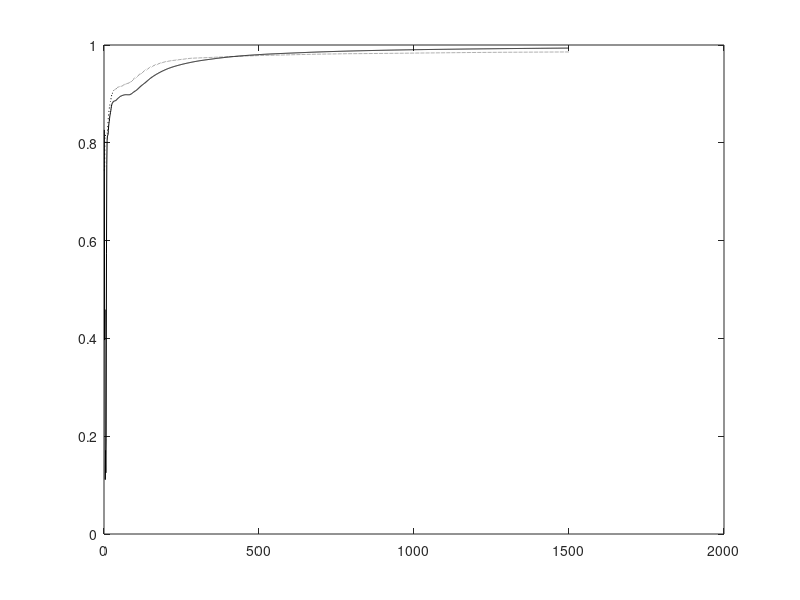

Here is the MATLAB script that generated this plot: (Note: this script raises an error after producing the figure.)
% IT - Comparison of Adaptive GEVD Homogeneous, Deflated, Weighted

function GEVDIT;

clear all; 
close all; 

% Number of samples N and dimension D
nSamples = 500;
nDim = 10;
nEA = 4;
nEpochs = 3;
randn('state',0);

% Generate the covX random matrices
covX = 3*...
[ 0.4270   0.0110  -0.0050  -0.0250   0.0890  -0.0790  -0.0190   0.0740   0.0890   0.0050 ; ...
  0.0110   5.6900  -0.0690  -0.2820  -0.7310   0.0900  -0.1240   0.1000   0.4320  -0.1030 ; ...
 -0.0050  -0.0690   0.0800   0.0980   0.0450  -0.0410   0.0230   0.0220  -0.0350   0.0120 ; ...
 -0.0250  -0.2820   0.0980   2.8000  -0.1070   0.1500  -0.1930   0.0950  -0.2260   0.0460 ; ...
  0.0890  -0.7310   0.0450  -0.1070   3.4400   0.2530   0.2510   0.3160   0.0390  -0.0100 ; ...
 -0.0790   0.0900  -0.0410   0.1500   0.2530   2.2700  -0.1800   0.2950  -0.0390  -0.1130 ; ...
 -0.0190  -0.1240   0.0230  -0.1930   0.2510  -0.1800   0.3270   0.0270   0.0260  -0.0160 ; ...
  0.0740   0.1000   0.0220   0.0950   0.3160   0.2950   0.0270   0.7270  -0.0960  -0.0170 ; ...
  0.0890   0.4320  -0.0350  -0.2260   0.0390  -0.0390   0.0260  -0.0960   0.7150  -0.0090 ; ...
  0.0050  -0.1030   0.0120   0.0460  -0.0100  -0.1130  -0.0160  -0.0170  -0.0090   0.0650 ];

covY = 2*...
[ 0.3350   0.0260  -0.0510  -0.0120   0.0790   0.0170   0.0290   0.0080   0.0770  -0.0300 ; ...
  0.0260   0.0910   0.0110  -0.0100   0.0060  -0.0140  -0.0020  -0.0230   0.0110   0.0350 ; ...
 -0.0510   0.0110   0.0780   0.0000   0.0160   0.0030   0.0300  -0.0350  -0.0030  -0.0490 ; ...
 -0.0120  -0.0100   0.0000   0.0820  -0.0030  -0.0260  -0.0250  -0.0290  -0.0150   0.0250 ; ...
  0.0790   0.0060   0.0160  -0.0030   0.7970   0.1940  -0.0370  -0.0230   0.0590  -0.1450 ; ...
  0.0170  -0.0140   0.0030  -0.0260   0.1940   1.5000   0.0140  -0.1040   0.1140  -0.2290 ; ...
  0.0290  -0.0020   0.0300  -0.0250  -0.0370   0.0140   0.2770  -0.0300  -0.0770  -0.0510 ; ...
  0.0080  -0.0230  -0.0350  -0.0290  -0.0230  -0.1040  -0.0300   0.3170   0.0220   0.0100 ; ...
  0.0770   0.0110  -0.0030  -0.0150   0.0590   0.1140  -0.0770   0.0220   0.5380   0.0340 ; ...
 -0.0300   0.0350  -0.0490   0.0250  -0.1450  -0.2290  -0.0510   0.0100   0.0340   0.6680 ];
    
% Compute X samples
[V1,D1] = eig(covX);
[d,in] = sort(diag(D1));
V = zeros(nDim,nDim);
D = zeros(nDim,nDim);
for i = 1 : nDim
   V(:,i) = V1(:,in(nDim+1-i));
   D(i,i) = D1(in(nDim+1-i),in(nDim+1-i));
end
x(1:nDim,1:nSamples) = V*sqrt(D)*randn(nDim,nSamples);

% Compute Y samples
[V1,D1] = eig(covY);
[d,in] = sort(diag(D1));
V = zeros(nDim,nDim);
D = zeros(nDim,nDim);
for i = 1 : nDim
    V(:,i) = V1(:,in(nDim+1-i));
    D(i,i) = D1(in(nDim+1-i),in(nDim+1-i));
end
y(1:nDim,1:nSamples) = V*sqrt(D)*randn(nDim,nSamples);

% Compute Corrl matrix and eigen values for X samples
corX = zeros(nDim,nDim);
for i = 1 : nSamples
   corX = corX + (x(:,i) * x(:,i)' / nSamples);
end
[V1,D1] = eig(corX);
[d,in] = sort(diag(D1));
DX = zeros(nDim,nDim);
for i = 1 : nDim
    DX(i,i) = D1(in(nDim+1-i),in(nDim+1-i));
end
diag(DX)'

% Compute Corrl matrix and eigen values for Y samples
corY = zeros(nDim,nDim);
for i = 1 : nSamples
    corY = corY + y(:,i)*y(:,i)'/nSamples;
end
[V1,D1] = eig(corY);
[d,in] = sort(diag(D1));
DY = zeros(nDim,nDim);
for i = 1 : nDim
    DY(i,i) = D1(in(nDim+1-i),in(nDim+1-i));
end
diag(DY)'

% Compute true Generalized Eigenvectors
[V1,D1] = eig(corX, corY);
[d,in] = sort(diag(D1));
V = zeros(nDim,nDim);
D = zeros(nDim,nDim);
for i = 1 : nDim
    V(:,i) = V1(:,in(nDim+1-i)) / norm(V1(:,in(nDim+1-i)));
    D(i,i) = D1(in(nDim+1-i), in(nDim+1-i));
end
V(:,1:nEA)
diag(D)'

% Adaptive algorithm
A = zeros(nDim,nDim);
B = zeros(nDim,nDim);
W1 = 0.1 * ones(nDim,nEA);
W2 = W1;
W3 = W1;
C  = diag([2.6 2.3 2.0 1.7])%2.3-0.4*[1:nEA])
Ip  = eye(nEA,nEA);
for epoch = 1 : nEpochs
    for iter = 1 : nSamples
        
        cnt = nSamples*(epoch-1) + iter;
      
        A = A + (1.0/cnt)*((x(:,iter) * x(:,iter)') - A);
        B = B + (1.0/cnt)*((y(:,iter) * y(:,iter)') - B);
        etat1 = 3.0/(1 + cnt);
        etat2 = 1.0/(45 + cnt);
      
        % Homogeneous Gradient Descent
        %W1 = W1 + etat*(A*W1 - B*W1*(W1'*A*W1));
      
        % Deflated Gradient Descent
        W2 = W2 + etat1*(A*W2 - B*W2*triu(W2'*A*W2)) * inv(diag(diag(W2'*A*W2)));
      
        % Weighted Gradient Descent
        W3 = W3 + etat2*(A*W3*C - B*W3*C*(W3'*A*W3)) * inv(diag(diag(W3'*A*W3)));
      
        for i = 1 : nEA      
      	    %u1 = W1(:,i)/sqrt(W1(:,i)' * B * W1(:,i));
      	    u2 = W2(:,i)/sqrt(W2(:,i)' * W2(:,i));
      	    u3 = W3(:,i)/sqrt(W3(:,i)' * W3(:,i));
      	    %cos_t1(i,cnt) = abs(u1' * V(:,i));
            cos_t2(i,cnt) = abs(u2' * V(:,i));
            cos_t3(i,cnt) = abs(u3' * V(:,i));
        end
        ind(cnt) = cnt;
    end
end

if (1)

W2byNorm = W2*sqrt(inv(diag(diag(W2'*B*W2))))
V1to4 = V(:,1:nEA)
W3byNorm = W3*sqrt(inv(diag(diag(W3'*B*W3))))
V1to4 = V(:,1:nEA)

W2W2 = (W2'*B*W2)
W3W3 = (W3'*B*W3)

EstL2 = (diag(W2'*A*W2) ./ diag(W2'*B*W2))'
EstL3 = (diag(W3'*A*W3) ./ diag(W3'*B*W3))'
ActL  = diag(D(:,1:nEA))'

% Plot the convergence results

figure(1);
plot(ind,cos_t2(1,:),'k-'); hold on;
plot(ind,cos_t3(1,:),'k:'); hold on;
plot(0,1,'k:'); hold on;
legend('Deflated','Weighted',0);
xlabel('Number of Samples');
ylabel('Direction Cosine - Component 1');
hold off;

% Plot the convergence results
figure(2);
plot(ind,cos_t2(2,:),'k-'); hold on;
plot(ind,cos_t3(2,:),'k:'); hold on;
plot(0,1,'k:'); hold on;
legend('Deflated','Weighted',0);
xlabel('Number of Samples');
ylabel('Direction Cosine - Component 2');
hold off;

% Plot the convergence results
figure(3);
plot(ind,cos_t2(3,:),'k-'); hold on;
plot(ind,cos_t3(3,:),'k:'); hold on;
plot(0,1,'k:'); hold on;
legend('Deflated','Weighted',0);
xlabel('Number of Samples');
ylabel('Direction Cosine - Component 3');
hold off;

% Plot the convergence results
figure(4);
plot(ind,cos_t2(4,:),'k-'); hold on;
plot(ind,cos_t3(4,:),'k:'); hold on;
plot(0,1,'k:'); hold on;
legend('Deflated','Weighted',0);
xlabel('Number of Samples');
ylabel('Direction Cosine - Component 4');
hold off;

else

W1byNorm = W1*sqrt(inv(diag(diag(W1'*B*W1))))
V1to4 = V(:,1:nEA)
W2byNorm = W2*sqrt(inv(diag(diag(W2'*B*W2))))
V1to4 = V(:,1:nEA)
W3byNorm = W3*sqrt(inv(diag(diag(W3'*B*W3))))
V1to4 = V(:,1:nEA)

W1W1 = (W1'*B*W1)
W2W2 = (W2'*B*W2)
W3W3 = (W3'*B*W3)

EstL1 = (diag(W1'*A*W1) ./ diag(W1'*B*W1))'
EstL2 = (diag(W2'*A*W2) ./ diag(W2'*B*W2))'
EstL3 = (diag(W3'*A*W3) ./ diag(W3'*B*W3))'
ActL  = diag(D(:,1:nEA))'

% Plot the convergence results
figure(1);
plot(ind,cos_t1(1,:),'r:'); hold on;
plot(ind,cos_t2(1,:),'g-'); hold on;
plot(ind,cos_t3(1,:),'b--'); hold on;
legend('Symmetric','Deflated','Weighted',0);
xlabel('Number of Samples');
ylabel('Direction Cosine - Component 1');
hold off;

% Plot the convergence results
figure(2);
plot(ind,cos_t1(2,:),'r:'); hold on;
plot(ind,cos_t2(2,:),'g-'); hold on;
plot(ind,cos_t3(2,:),'b--'); hold on;
legend('Symmetric','Deflated','Weighted',0);
xlabel('Number of Samples');
ylabel('Direction Cosine - Component 2');
hold off;

% Plot the convergence results
figure(3);
plot(ind,cos_t1(3,:),'r:'); hold on;
plot(ind,cos_t2(3,:),'g-'); hold on;
plot(ind,cos_t3(3,:),'b--'); hold on;
legend('Symmetric','Deflated','Weighted',0);
xlabel('Number of Samples');
ylabel('Direction Cosine - Component 3');
hold off;

% Plot the convergence results
figure(4);
plot(ind,cos_t1(4,:),'r:'); hold on;
plot(ind,cos_t2(4,:),'g-'); hold on;
plot(ind,cos_t3(4,:),'b--'); hold on;
legend('Symmetric','Deflated','Weighted',0);
xlabel('Number of Samples');
ylabel('Direction Cosine - Component 4');
hold off;

end

%keyboard




  